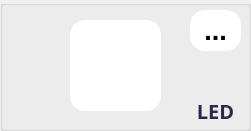
   <widget class="QGroupBox" name="LEDBox">
    <property name="geometry">
     <rect>
      <x>520</x>
      <y>80</y>
      <width>251</width>
      <height>131</height>
     </rect>
    </property>
    <property name="styleSheet">
     <string notr="true">QGroupBox#LEDBox
{
	border-radius:15px;
	background:#FFFFFF;
}</string>
    </property>
    <property name="title">
     <string/>
    </property>
    <widget class="QPushButton" name="LedAll">
     <property name="geometry">
      <rect>
       <x>70</x>
       <y>20</y>
       <width>91</width>
       <height>91</height>
      </rect>
     </property>
     <property name="styleSheet">
      <string notr="true">QPushButton
{
	border-radius:15px;
	background:#FFFFFF;
}</string>
     </property>
     <property name="text">
      <string/>
     </property>
     <property name="icon">
      <iconset resource="../other/main.qrc">
       <normaloff>:/new/Air/Air/AirSwitch.png</normaloff>
       <normalon>:/new/Air/Air/AirSwitch-ON.png</normalon>:/new/Air/Air/AirSwitch.png</iconset>
     </property>
     <property name="iconSize">
      <size>
       <width>60</width>
       <height>60</height>
      </size>
     </property>
    </widget>
    <widget class="QLabel" name="label_9">
     <property name="geometry">
      <rect>
       <x>170</x>
       <y>90</y>
       <width>91</width>
       <height>41</height>
      </rect>
     </property>
     <property name="font">
      <font>
       <family>Adobe 黑体 Std R</family>
       <pointsize>15</pointsize>
       <weight>75</weight>
       <bold>true</bold>
      </font>
     </property>
     <property name="styleSheet">
      <string notr="true">color:#282A49</string>
     </property>
     <property name="text">
      <string>LED</string>
     </property>
     <property name="scaledContents">
      <bool>false</bool>
     </property>
     <property name="alignment">
      <set>Qt::AlignCenter</set>
     </property>
     <property name="wordWrap">
      <bool>true</bool>
     </property>
    </widget>
    <widget class="QPushButton" name="LedChoice">
     <property name="geometry">
      <rect>
       <x>190</x>
       <y>10</y>
       <width>51</width>
       <height>41</height>
      </rect>
     </property>
     <property name="font">
      <font>
       <pointsize>20</pointsize>
       <weight>75</weight>
       <bold>true</bold>
      </font>
     </property>
     <property name="styleSheet">
      <string notr="true">QPushButton
{
	border-radius:15px;
	background:#FFFFFF;
}</string>
     </property>
     <property name="text">
      <string>...</string>
     </property>
    </widget>
   </widget>
